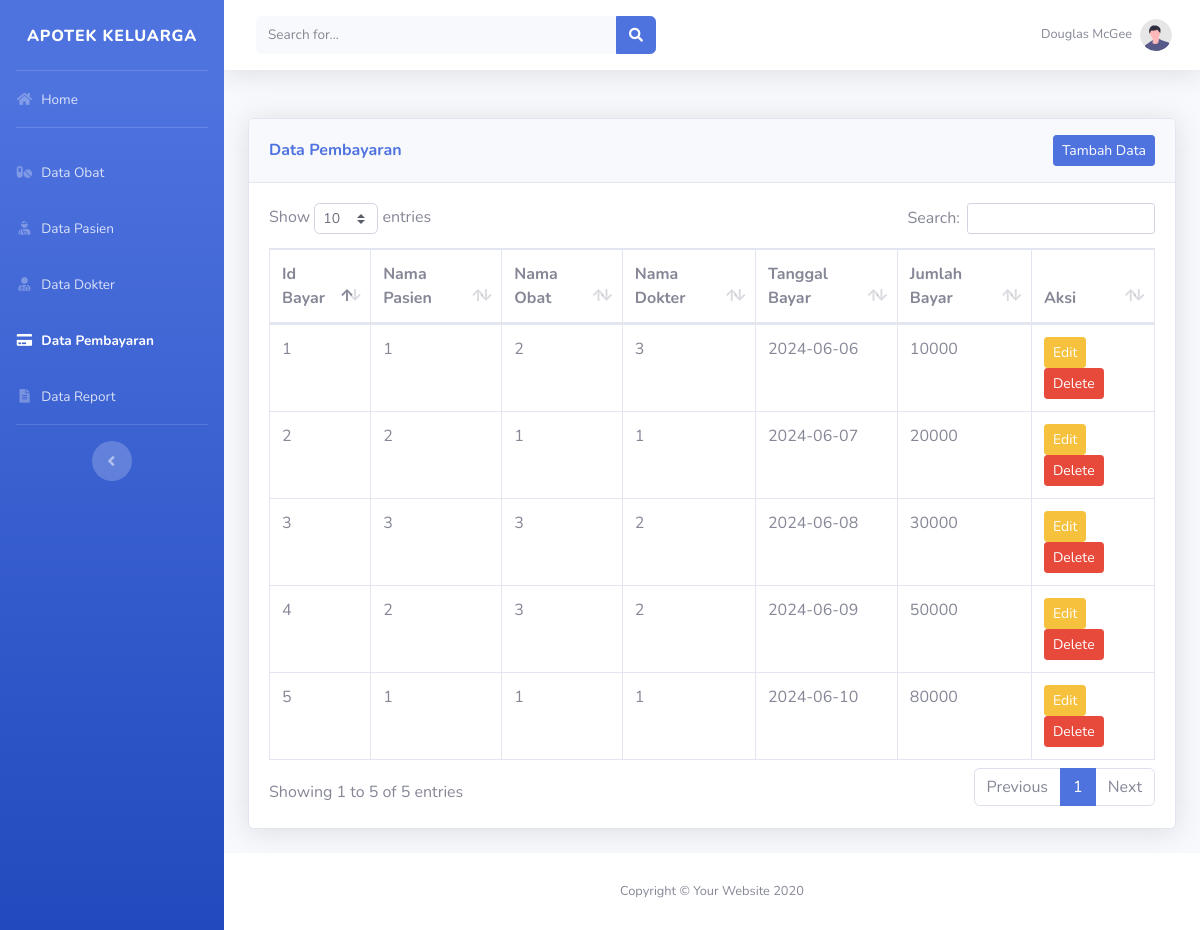
/views/pembayaran/index.php, run on the app's committed database.
### tables this page shows
CREATE TABLE `pembayaran` (
  `id_bayar` int(11) NOT NULL,
  `id_pasien` int(11) NOT NULL,
  `id_obat` int(11) NOT NULL,
  `id_dokter` int(11) NOT NULL,
  `tgl_bayar` date NOT NULL,
  `jumlah_bayar` int(11) NOT NULL
);

### views/pembayaran/index.php (the view, shortened to what this page needs)
<!DOCTYPE html>
<html lang="en">
  <head>
    <link
      href="../../assets/vendor/fontawesome-free/css/all.min.css"
      rel="stylesheet"
      type="text/css"
    />
    <link href="../../assets/css/sb-admin-2.min.css" rel="stylesheet" />
    <link
      href="../../assets/vendor/datatables/dataTables.bootstrap4.min.css"
      rel="stylesheet"
    />
  </head>
  <body id="page-top">
    <div id="wrapper">
      <ul
        class="navbar-nav bg-gradient-primary sidebar sidebar-dark accordion"
        id="accordionSidebar"
      >
      <a
          class="sidebar-brand"
          href="../../home.html"
        >
          <div class="sidebar-brand-text">Apotek Keluarga</div>
          </a>
        <hr class="sidebar-divider my-0" />
        <li class="nav-item">
          <a class="nav-link" href="../../home.html">
            <i class="fas fa-fw fa-home"></i>
            <span>Home</span></a
          >
        </li>
        <hr class="sidebar-divider" />
        <li class="nav-item">
          <a class="nav-link" href="../obat">
            <i class="fas fa-fw fa-pills"></i>
            <span>Data Obat</span></a
          >
        </li>
        <li class="nav-item">
          <a class="nav-link" href="../pasien">
            <i class="fas fa-fw fa-user-injured"></i>
            <span>Data Pasien</span></a
          >
        </li>
        <li class="nav-item">
          <a class="nav-link" href="../dokter">
            <i class="fas fa-fw fa-user-md"></i>
            <span>Data Dokter</span></a
          >
        </li>
        <li class="nav-item active">
          <a class="nav-link" href="../pembayaran">
            <i class="fas fa-fw fa-credit-card"></i>
            <span>Data Pembayaran</span></a
          >
        </li>
        <li class="nav-item">
            <a class="nav-link" href="../report">
                <i class="fas fa-fw fa-file-alt"></i>
                <span>Data Report</span>
            </a>
        </li>
        <hr class="sidebar-divider d-none d-md-block" />
        <div class="text-center d-none d-md-inline">
          <button class="rounded-circle border-0" id="sidebarToggle"></button>
        </div>
      </ul>
      <div id="content-wrapper" class="d-flex flex-column">
        <div id="content">
          <nav
            class="navbar navbar-expand navbar-light bg-white topbar mb-4 static-top shadow"
          >
            <form
              class="d-none d-sm-inline-block form-inline mr-auto ml-md-3 my-2 my-md-0 mw-100 navbar-search"
            >
              <div class="input-group">
                <input
                  type="text"
                  class="form-control bg-light border-0 small"
                  placeholder="Search for..."
                  aria-label="Search"
                  aria-describedby="basic-addon2"
                />
                <div class="input-group-append">
                  <button class="btn btn-primary" type="button">
                    <i class="fas fa-search fa-sm"></i>
                  </button>
                </div>
              </div>
            </form>
            <ul class="navbar-nav ml-auto">
              <li class="nav-item dropdown no-arrow">
                <a
                  class="nav-link dropdown-toggle"
                  href="#"
                  id="userDropdown"
                  role="button"
                  data-toggle="dropdown"
                  aria-haspopup="true"
                  aria-expanded="false"
                >
                  <span class="mr-2 d-none d-lg-inline text-gray-600 small"
                    >Douglas McGee</span
                  >
                  <img
                    class="img-profile rounded-circle"
                    src="../../assets/img/undraw_profile.svg"
                  />
                </a>
              </li>
            </ul>
          </nav>
          <div class="container-fluid">
            <div class="card shadow mb-4 mt-5">
              <div
                class="card-header py-3 d-flex flex-row justify-content-between align-items-center flex-wrap"
              >
                <h6 class="m-0 font-weight-bold text-primary">
                  Data Pembayaran
                </h6>
                <a href="tambah_pembayaran.php" class="btn btn-primary btn-sm">Tambah Data</a>
              </div>
              <div class="card-body">
                <div class="table-responsive">
                  <table
                    class="table table-bordered"
                    id="dataTable"
                    width="100%"
                    cellspacing="0"
                  >
                    <thead>
                      <tr>
                        <th>Id Bayar</th>
                        <th>Nama Pasien</th>
                        <th>Nama Obat</th>
                        <th>Nama Dokter</th>
                        <th>Tanggal Bayar</th>
                        <th>Jumlah Bayar</th>
                        <th>Aksi</th>
                      </tr>
                    </thead>
                    <tbody>
                    <?php
                    include '../../config/config.php';
                    $sql = "SELECT * FROM pembayaran";
                    $result = $conn->query($sql);
                    if ($result->num_rows > 0) {
                        while ($row = mysqli_fetch_assoc($result)) {
                            echo "<tr>";
                            echo "<td>" . $row['id_bayar'] . "</td>";
                            echo "<td>" . $row['id_pasien'] . "</td>";
                            echo "<td>" . $row['id_obat'] . "</td>";
                            echo "<td>" . $row['id_dokter'] . "</td>";
                            echo "<td>" . $row['tgl_bayar'] . "</td>";
                            echo "<td>" . $row['jumlah_bayar'] . "</td>";
                            echo "<td>
                              <a href='edit_pembayaran.php?id_bayar=" . $row['id_bayar'] . "' class='btn btn-warning btn-sm'>Edit</a>
                              <a href='../../process/pembayaran/hapus_pembayaran.php?id_bayar=" . $row['id_bayar'] . "' class='btn btn-danger btn-sm'>Delete</a>
                            </td>";
                            echo "</tr>";
                      }
                    } else {
                      echo "No data found";
                    }
                    ?>
                    </tbody>
                  </table>
                </div>
              </div>
            </div>
          </div>
        </div>
        <footer class="sticky-footer bg-white">
          <div class="container my-auto">
            <div class="copyright text-center my-auto">
              <span>Copyright &copy; Your Website 2020</span>
            </div>
          </div>
        </footer>
      </div>
    </div>
  </body>
</html>

### data on the page
pembayaran: id_bayar "1", id_pasien "1", id_obat "2", id_dokter "3", tgl_bayar "2024-06-06", jumlah_bayar "10000"
pembayaran: id_bayar "2", id_pasien "2", id_obat "1", id_dokter "1", tgl_bayar "2024-06-07", jumlah_bayar "20000"
pembayaran: id_bayar "3", id_pasien "3", id_obat "3", id_dokter "2", tgl_bayar "2024-06-08", jumlah_bayar "30000"
pembayaran: id_bayar "4", id_pasien "2", id_obat "3", id_dokter "2", tgl_bayar "2024-06-09", jumlah_bayar "50000"
pembayaran: id_bayar "5", id_pasien "1", id_obat "1", id_dokter "1", tgl_bayar "2024-06-10", jumlah_bayar "80000"
